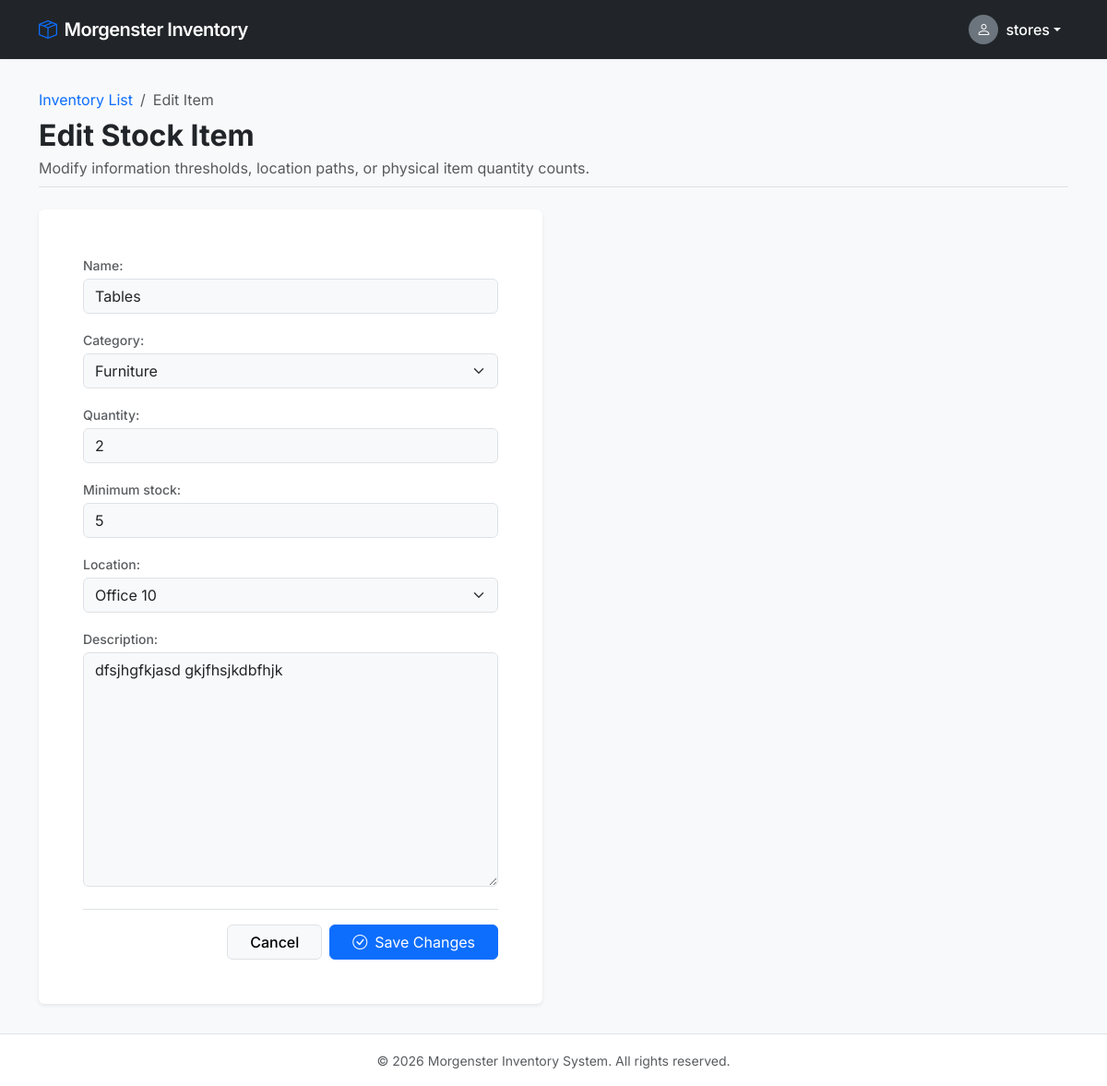
The page /inventory/edit-stock/3/ (signed in) on the database its author committed.
### users/models.py (models this page shows, shortened)
class User(AbstractUser):
    ROLE_CHOICES = (
        ('storesman', 'Storesman'),
        ('procurement', 'Procurement Officer'),
        ('accounts', 'Accounts'),
        ('principal', 'Principal'),
        ('it', 'IT Department'),
    )
    role = models.CharField(max_length=20, choices=ROLE_CHOICES)

### inventory/models.py (models this page shows, shortened)
class Item(models.Model):
    name = models.CharField(max_length=200)
    category = models.ForeignKey(Category, on_delete=models.CASCADE)
    quantity = models.PositiveIntegerField(default=0)
    minimum_stock = models.PositiveIntegerField(default=5)
    location = models.ForeignKey(Location, on_delete=models.CASCADE)
    description = models.TextField(blank=True, null=True)
    created_at = models.DateTimeField(auto_now_add=True)

class Category(models.Model):
    name = models.CharField(max_length=100)
    def __str__(self):
        return self.name

class Location(models.Model):
    name = models.CharField(max_length=100)
    def __str__(self):
        return self.name

### inventory/views.py (the view)
@login_required
@user_passes_test(is_storesman)
def edit_stock(request, item_id):
    item = get_object_or_404(Item, id=item_id)
    old_quantity = item.quantity
    if request.method == 'POST':
        form = ItemForm(request.POST, instance=item)
        if form.is_valid():
            updated_item = form.save()
            quantity_difference = updated_item.quantity - old_quantity
            if quantity_difference != 0:
                movement_type = 'IN'
                if quantity_difference < 0:
                    movement_type = 'OUT'
                StockMovement.objects.create(
                    item=updated_item,
                    movement_type=movement_type,
                    quantity=abs(quantity_difference),
                    performed_by=request.user
                )
            return redirect('inventory_list')
    else:
        form = ItemForm(instance=item)
    return render(request, 'inventory/edit_stock.html', {
        'form': form
    })

### inventory/forms.py
class ItemForm(forms.ModelForm):
    class Meta:
        model = Item
        fields = [
            'name',
            'category',
            'quantity',
            'minimum_stock',
            'location',
            'description',
        ]

### users/permissions.py (called while the page is built)
def is_storesman(user):
    return user.role == 'storesman'

### templates/inventory/edit_stock.html (shortened to what this page needs)
{% extends 'base.html' %}
{% block content %}
<div class="d-flex flex-column mb-4 pb-2 border-bottom">
    <nav aria-label="breadcrumb">
        <ol class="breadcrumb mb-2">
            <li class="breadcrumb-item"><a href="{% url 'inventory_list' %}" class="text-decoration-none">Inventory List</a></li>
            <li class="breadcrumb-item active" aria-current="page">Edit Item</li>
        </ol>
    </nav>
    <h1 class="h2 fw-bold text-dark mb-1">Edit Stock Item</h1>
    <p class="text-muted mb-0">Modify information thresholds, location paths, or physical item quantity counts.</p>
</div>
<div class="row">
    <div class="col-12 col-md-8 col-lg-6">
        <div class="card border-0 shadow-sm bg-white">
            <div class="card-body p-4 p-sm-5">
                <form method="POST" id="djangoDynamicForm" novalidate>
                    <div class="mb-4 styling-form-group">
                        {{ form.as_p }}
                    </div>
                    <div class="d-flex align-items-center justify-content-end gap-2 pt-3 border-top">
                        <a href="{% url 'inventory_list' %}" class="btn btn-light border fw-medium px-4">
                            Cancel
                        </a>
                        <button type="submit" class="btn btn-primary px-4 d-inline-flex align-items-center">
                            <i class="bi bi-check-circle me-2"></i> Save Changes
                        </button>
                    </div>
                </form>
            </div>
        </div>
    </div>
</div>
{% endblock %}

### templates/base.html (shortened to what this page needs)
<!DOCTYPE html>
<html lang="en">
<head>
    <link href="https://cdn.jsdelivr.net/npm/bootstrap@5.3.3/dist/css/bootstrap.min.css" rel="stylesheet">
    <link rel="stylesheet" href="https://cdn.jsdelivr.net/npm/bootstrap-icons@1.11.3/font/bootstrap-icons.min.css">
</head>
<body>
    <nav class="navbar navbar-expand-md navbar-dark bg-dark sticky-top">
        <div class="container">
            <a class="navbar-brand d-flex align-items-center" href="/">
                <i class="bi bi-box-seam me-2 text-primary"></i>
                Morgenster Inventory
            </a>
            {% if user.is_authenticated %}
            <div class="collapse navbar-collapse" id="navbarContent">
                <div class="navbar-nav ms-auto align-items-md-center">
                    <div class="nav-item dropdown">
                        <a class="nav-link dropdown-toggle d-flex align-items-center text-white" href="#" id="userDropdown" role="button" data-bs-toggle="dropdown" aria-expanded="false">
                            <div class="bg-secondary rounded-circle d-inline-flex align-items-center justify-content-center me-2" style="width: 32px; height: 32px;">
                                <i class="bi bi-person text-white"></i>
                            </div>
                            <span class="fw-medium">{{ user.username }}</span>
                        </a>
                    </div>
                </div>
            </div>
            {% endif %}
        </div>
    </nav>
    <main class="container py-4 my-2">
        {% block content %}{% endblock %}
    </main>
    <footer class="bg-white border-top py-3 mt-auto">
        <div class="container text-center">
            <span class="text-muted small">&copy; {% now "Y" %} Morgenster Inventory System. All rights reserved.</span>
        </div>
    </footer>
</body>
</html>

### templates/base.html (style rules this page uses)
body { font-family: 'Inter', sans-serif; background-color: #f8f9fa; display: flex; flex-direction: column; min-height: 100vh; }
main { flex: 1; }
.navbar { box-shadow: 0 1px 3px rgba(0,0,0,0.05); }
.navbar-brand { font-weight: 600; letter-spacing: -0.5px; }

### rows shown on the page
User: username "stores"
Item: name "Tables", category "Furniture", quantity "2", minimum_stock "5", location "Office 10", description "dfsjhgfkjasd gkjfhsjkdbfhjk"
